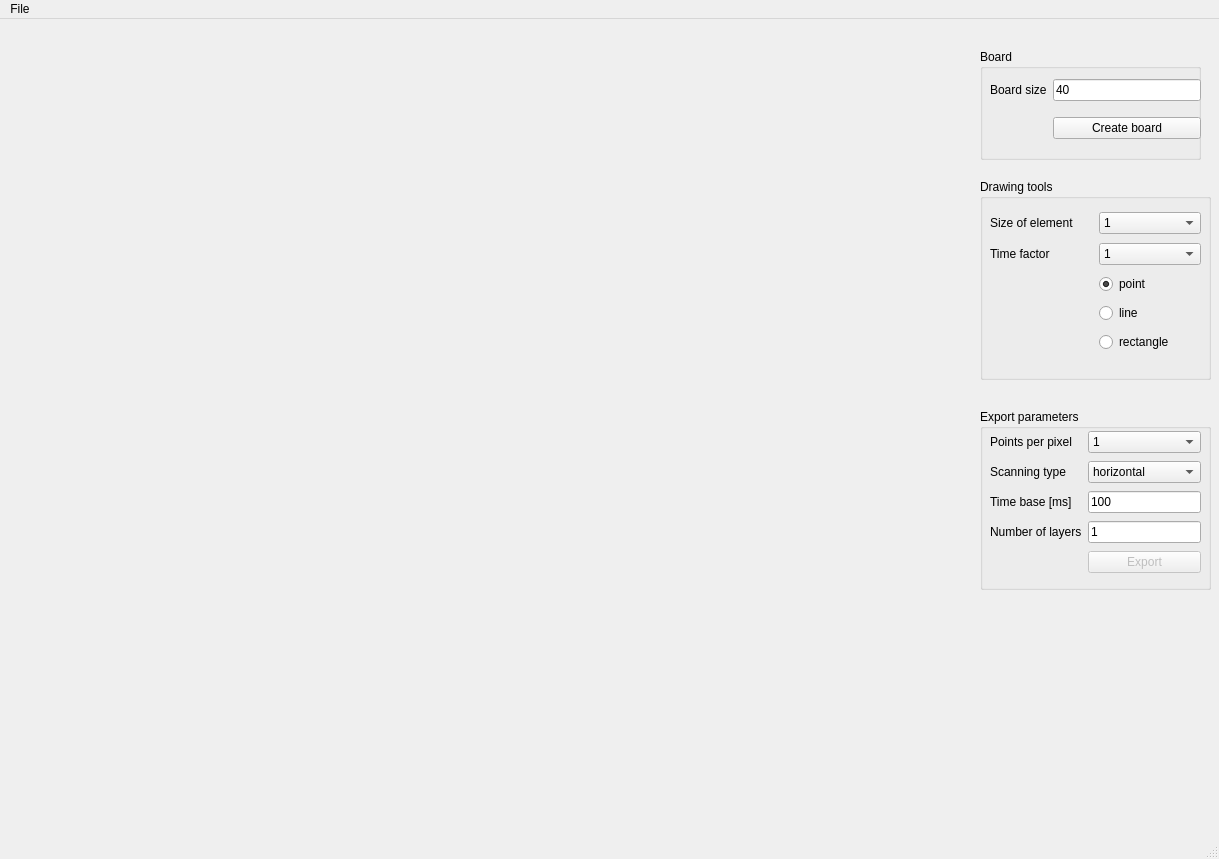
<?xml version="1.0" encoding="UTF-8"?>
<ui version="4.0">
 <class>MainWindow</class>
 <widget class="QMainWindow" name="MainWindow">
  <property name="geometry">
   <rect>
    <x>0</x>
    <y>0</y>
    <width>1219</width>
    <height>859</height>
   </rect>
  </property>
  <property name="windowTitle">
   <string>MainWindow</string>
  </property>
  <widget class="QWidget" name="centralwidget">
   <widget class="QWidget" name="gridLayoutWidget">
    <property name="geometry">
     <rect>
      <x>20</x>
      <y>30</y>
      <width>951</width>
      <height>771</height>
     </rect>
    </property>
    <layout class="QGridLayout" name="gridLayout">
     <property name="spacing">
      <number>1</number>
     </property>
    </layout>
   </widget>
   <widget class="QGroupBox" name="groupBox">
    <property name="geometry">
     <rect>
      <x>980</x>
      <y>30</y>
      <width>221</width>
      <height>111</height>
     </rect>
    </property>
    <property name="title">
     <string>Board</string>
    </property>
    <widget class="QWidget" name="gridLayoutWidget_3">
     <property name="geometry">
      <rect>
       <x>10</x>
       <y>20</y>
       <width>211</width>
       <height>81</height>
      </rect>
     </property>
     <layout class="QGridLayout" name="gridLayout_3">
      <item row="0" column="0">
       <widget class="QLabel" name="label_3">
        <property name="text">
         <string>Board size</string>
        </property>
       </widget>
      </item>
      <item row="0" column="1">
       <widget class="QLineEdit" name="lineEdit_boardSize">
        <property name="text">
         <string>40</string>
        </property>
       </widget>
      </item>
      <item row="1" column="1">
       <widget class="QPushButton" name="pushButton_createBoard">
        <property name="text">
         <string>Create board</string>
        </property>
       </widget>
      </item>
     </layout>
    </widget>
   </widget>
   <widget class="QGroupBox" name="groupBox_2">
    <property name="geometry">
     <rect>
      <x>980</x>
      <y>160</y>
      <width>231</width>
      <height>201</height>
     </rect>
    </property>
    <property name="title">
     <string>Drawing tools</string>
    </property>
    <widget class="QWidget" name="gridLayoutWidget_2">
     <property name="geometry">
      <rect>
       <x>10</x>
       <y>30</y>
       <width>211</width>
       <height>151</height>
      </rect>
     </property>
     <layout class="QGridLayout" name="gridLayout_2">
      <item row="1" column="0">
       <widget class="QLabel" name="label">
        <property name="text">
         <string>Size of element</string>
        </property>
       </widget>
      </item>
      <item row="5" column="1">
       <widget class="QRadioButton" name="radioButton_restangle">
        <property name="text">
         <string>rectangle</string>
        </property>
       </widget>
      </item>
      <item row="1" column="1">
       <widget class="QComboBox" name="comboBox_sizeOfElement">
        <item>
         <property name="text">
          <string>1</string>
         </property>
        </item>
        <item>
         <property name="text">
          <string>2</string>
         </property>
        </item>
        <item>
         <property name="text">
          <string>3</string>
         </property>
        </item>
        <item>
         <property name="text">
          <string>4</string>
         </property>
        </item>
        <item>
         <property name="text">
          <string>5</string>
         </property>
        </item>
        <item>
         <property name="text">
          <string>6</string>
         </property>
        </item>
        <item>
         <property name="text">
          <string>7</string>
         </property>
        </item>
        <item>
         <property name="text">
          <string>8</string>
         </property>
        </item>
        <item>
         <property name="text">
          <string>9</string>
         </property>
        </item>
        <item>
         <property name="text">
          <string>10</string>
         </property>
        </item>
       </widget>
      </item>
      <item row="2" column="0">
       <widget class="QLabel" name="label_2">
        <property name="text">
         <string>Time factor</string>
        </property>
       </widget>
      </item>
      <item row="4" column="1">
       <widget class="QRadioButton" name="radioButton_line">
        <property name="text">
         <string>line</string>
        </property>
       </widget>
      </item>
      <item row="3" column="1">
       <widget class="QRadioButton" name="radioButton_point">
        <property name="text">
         <string>point</string>
        </property>
        <property name="checked">
         <bool>true</bool>
        </property>
       </widget>
      </item>
      <item row="2" column="1">
       <widget class="QComboBox" name="comboBox_timeFactor">
        <item>
         <property name="text">
          <string>1</string>
         </property>
        </item>
        <item>
         <property name="text">
          <string>0.125</string>
         </property>
        </item>
        <item>
         <property name="text">
          <string>0.25</string>
         </property>
        </item>
        <item>
         <property name="text">
          <string>0.5</string>
         </property>
        </item>
        <item>
         <property name="text">
          <string>2</string>
         </property>
        </item>
        <item>
         <property name="text">
          <string>4</string>
         </property>
        </item>
        <item>
         <property name="text">
          <string>8</string>
         </property>
        </item>
       </widget>
      </item>
     </layout>
    </widget>
   </widget>
   <widget class="QGroupBox" name="groupBox_3">
    <property name="geometry">
     <rect>
      <x>980</x>
      <y>390</y>
      <width>231</width>
      <height>181</height>
     </rect>
    </property>
    <property name="title">
     <string>Export parameters</string>
    </property>
    <widget class="QWidget" name="gridLayoutWidget_4">
     <property name="geometry">
      <rect>
       <x>10</x>
       <y>20</y>
       <width>211</width>
       <height>151</height>
      </rect>
     </property>
     <layout class="QGridLayout" name="gridLayout_4">
      <item row="3" column="1">
       <widget class="QLineEdit" name="lineEdit_timeBase">
        <property name="text">
         <string>100</string>
        </property>
       </widget>
      </item>
      <item row="1" column="0">
       <widget class="QLabel" name="label_4">
        <property name="text">
         <string>Points per pixel</string>
        </property>
       </widget>
      </item>
      <item row="1" column="1">
       <widget class="QComboBox" name="comboBox_pointsPerPixel">
        <item>
         <property name="text">
          <string>1</string>
         </property>
        </item>
        <item>
         <property name="text">
          <string>2</string>
         </property>
        </item>
        <item>
         <property name="text">
          <string>3</string>
         </property>
        </item>
        <item>
         <property name="text">
          <string>4</string>
         </property>
        </item>
        <item>
         <property name="text">
          <string>5</string>
         </property>
        </item>
        <item>
         <property name="text">
          <string>6</string>
         </property>
        </item>
        <item>
         <property name="text">
          <string>7</string>
         </property>
        </item>
        <item>
         <property name="text">
          <string>8</string>
         </property>
        </item>
        <item>
         <property name="text">
          <string>9</string>
         </property>
        </item>
        <item>
         <property name="text">
          <string>10</string>
         </property>
        </item>
       </widget>
      </item>
      <item row="3" column="0">
       <widget class="QLabel" name="label_6">
        <property name="text">
         <string>Time base [ms]</string>
        </property>
       </widget>
      </item>
      <item row="2" column="0">
       <widget class="QLabel" name="label_5">
        <property name="text">
         <string>Scanning type</string>
        </property>
       </widget>
      </item>
      <item row="5" column="1">
       <widget class="QPushButton" name="pushButton_export">
        <property name="enabled">
         <bool>false</bool>
        </property>
        <property name="text">
         <string>Export</string>
        </property>
       </widget>
      </item>
      <item row="2" column="1">
       <widget class="QComboBox" name="comboBox_scanningType">
        <item>
         <property name="text">
          <string>horizontal</string>
         </property>
        </item>
        <item>
         <property name="text">
          <string>vertical</string>
         </property>
        </item>
        <item>
         <property name="text">
          <string>optimal</string>
         </property>
        </item>
       </widget>
      </item>
      <item row="4" column="0">
       <widget class="QLabel" name="label_7">
        <property name="text">
         <string>Number of layers</string>
        </property>
       </widget>
      </item>
      <item row="4" column="1">
       <widget class="QLineEdit" name="lineEdit_numberOfLayers">
        <property name="text">
         <string>1</string>
        </property>
       </widget>
      </item>
     </layout>
    </widget>
   </widget>
  </widget>
  <widget class="QMenuBar" name="menubar">
   <property name="geometry">
    <rect>
     <x>0</x>
     <y>0</y>
     <width>1219</width>
     <height>26</height>
    </rect>
   </property>
   <widget class="QMenu" name="menuFile">
    <property name="title">
     <string>File</string>
    </property>
   </widget>
   <addaction name="menuFile"/>
  </widget>
  <widget class="QStatusBar" name="statusbar"/>
 </widget>
 <resources/>
 <connections/>
</ui>
